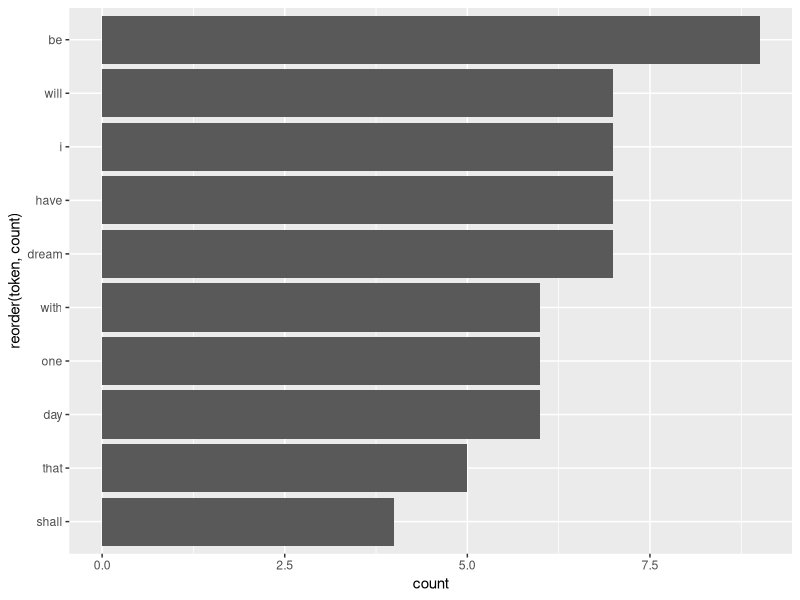

This figure's R source:
## ---- chunk 1
library(tidyverse)
library(tidytext)
## ---- chunk 2
txt1 = "The quick brown fox jumps over the lazy dog."
txt1
## ---- chunk 3
tokens1 = unlist(str_split(txt1, pattern = "\\s"))
tokens1
## ---- chunk 4
# convert to lower case characters
tokens1 = str_to_lower(tokens1)
tokens1
## ---- chunk 5
# remove punctuation symbols
str_remove(tokens1, pattern = "\\.")

tokens1 = str_remove(tokens1, pattern = "[[:punct:]]")
tokens1
## ---- chunk 6
txt2 = "Hey, guess what? Every Monday @ 9am the quick brown FOX jumps 10 times over the lazy basset-hound dog. This IS Amazing!!!"
## ---- chunk 7
# tokenization
tokens2 = unlist(str_split(txt2, pattern = "\\s"))
tokens2
## ---- chunk 8
# convert to lower case
tokens2 = str_to_lower(tokens2)
tokens2
## ---- chunk 9
# remove punctuation symbols
tokens2 = str_remove(tokens2, "[[:punct:]]")
tokens2
## ---- chunk 10
# one idea
txt2 |>
  str_remove_all("[[:punct:]]") |>
  str_remove_all("\\d") |>
  str_squish() |>
  str_to_lower() |>
  str_split("\\s") |>
  unlist() |>
  table()
## ---- chunk 11
txt3 = "I have a dream that one day on the red hills of Georgia, the sons of former slaves and the sons of former slave owners will be able to sit down together at the table of brotherhood. I have a dream that one day even the state of Mississippi, a state sweltering with the heat of injustice, sweltering with the heat of oppression will be transformed into an oasis of freedom and justice. I have a dream that my four little children will one day live in a nation where they will not be judged by the color of their skin but by the content of their character. I have a dream today. I have a dream that one day down in Alabama with its vicious racists, with its governor having his lips dripping with the words of interposition and nullification, one day right down in Alabama little Black boys and Black girls will be able to join hands with little white boys and white girls as sisters and brothers. I have a dream today. I have a dream that one day every valley shall be exalted, every hill and mountain shall be made low, the rough places will be made plain, and the crooked places will be made straight, and the glory of the Lord shall be revealed, and all flesh shall see it together."
## ---- chunk 12
tokens3 = txt3 |>
  str_remove_all("[[:punct:]]") |>
  str_remove_all("\\d") |>
  str_squish() |>
  str_to_lower() |>
  str_split("\\s") |>
  unlist()

tokens3_count = data.frame("token" = tokens3) |>
  count(token, name = "count", sort = TRUE)

tokens3_count
## ---- chunk 13
# getting rid of common (uninteresting) words
common = c("the", "of", "a", "in", "and")

data.frame("token" = tokens3[!(tokens3 %in% common)]) |>
  count(token, name = "count", sort = TRUE) |>
  slice(1:10) |>
  ggplot(aes(y = reorder(token, count), x = count)) +
  geom_col()
